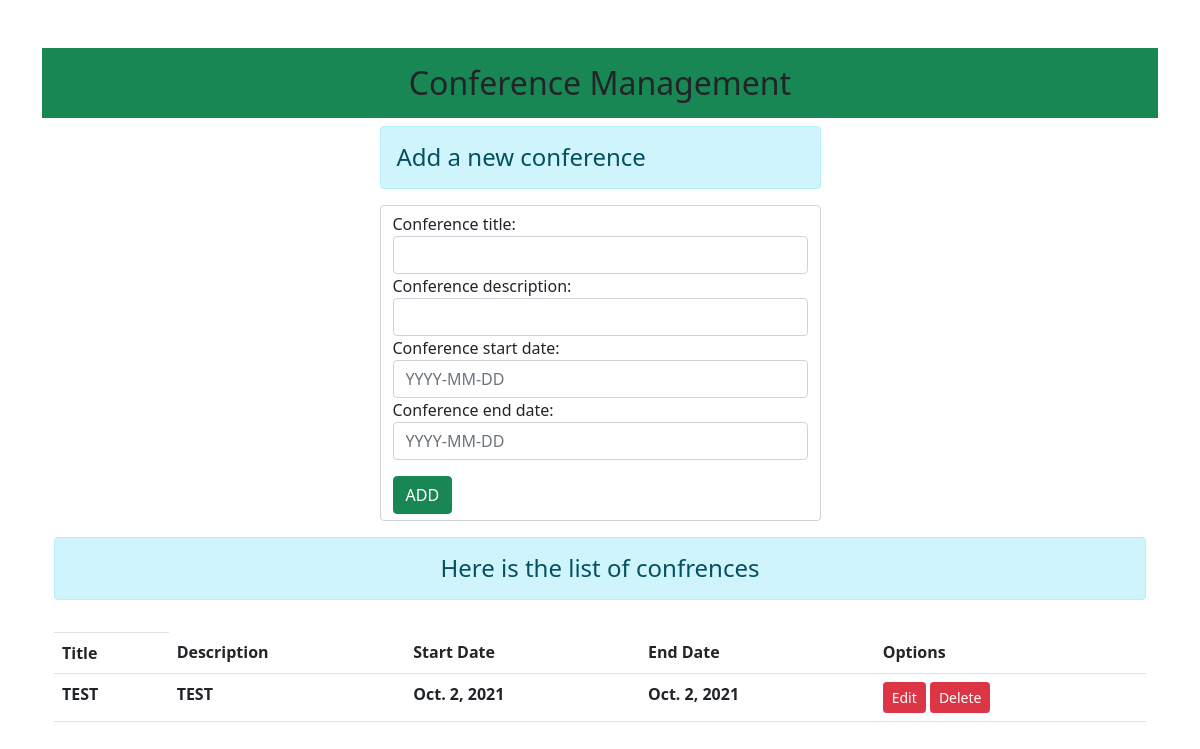
The app's page /, older data.
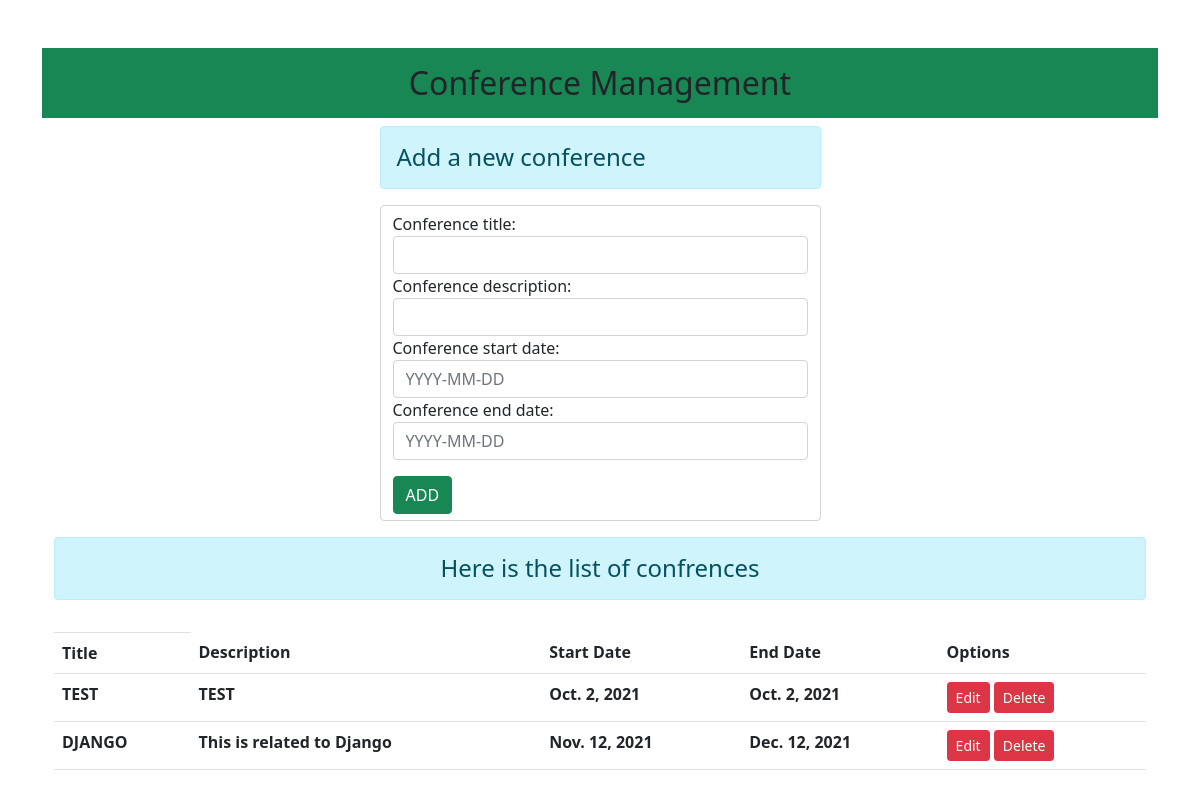
The same page, newer data.
### myapp/models.py (models this page shows)
class ConferenceModel(models.Model):
    conference_title = models.TextField(null=False,primary_key=True)
    conference_description = models.CharField(max_length=1000,null=False)
    conference_start_date = models.DateField(null=False)
    conference_end_date = models.DateField(null=False)

### myapp/views.py (the view)
# urls.py: path('',views.conferenceView,name='conference'),
def conferenceView(request):
    if request.method == 'POST':
        conferenceform = ConferenceForm(request.POST)
        if conferenceform.is_valid():
            conferenceform.save()
            conferenceform = ConferenceForm()
    else:
        conferenceform = ConferenceForm()
    conference = ConferenceModel.objects.all()
    return render(request,'myapp/conference.html',{'conference':conference,'conferenceform':conferenceform})

### myapp/forms.py
class ConferenceForm(forms.ModelForm):
    class Meta:
        model = ConferenceModel
        fields = ['conference_title','conference_description','conference_start_date','conference_end_date']
        widgets = {
            'conference_title' : forms.TextInput(attrs={'class':'form-control '}),
            'conference_description' : forms.TextInput(attrs={'class':'form-control'}),
            'conference_start_date' : forms.TextInput(attrs={'class':'form-control','placeholder':'YYYY-MM-DD'}),
            'conference_end_date' : forms.TextInput(attrs={'class':'form-control','placeholder':'YYYY-MM-DD'})
        }

### myapp/templates/myapp/conference.html (shortened to what this page needs)
{% extends 'myapp/base.html' %}
{% block content %}
<div class="col-sm-5 container">
    <h4 class="alert alert-info">Add a new conference</h4>
    <form class="form-control" method="POST">
    {{ conferenceform }}
    <input type="submit" class="btn btn-success " value="ADD" id="add">
</form>
</div>
<div class="container mt-3">
    <h4 class="alert alert-info text-center">
        Here is the list of confrences
    </h4>
    <table class="table table-hover">
        <th class="thead-dark">
            <tr>
                <th scope="col">Title</th>
                <th scope="col">Description</th>
                <th scope="col">Start Date</th>
                <th scope="col">End Date</th>
                <th scope="col">Options</th>
            </tr>
        </th>
            {% for conferences in conference %}
            <tr>
                <th scope="col">{{conferences.conference_title}}</th>
                <th scope="col">{{conferences.conference_description}}</th>
                <th scope="col">{{conferences.conference_start_date}}</th>
                <th scope="col">{{conferences.conference_end_date}}</th>
                <td>
                    <a href="{% url 'conferenceedit' conferences.conference_title %}" class="btn btn-danger btn-sm">Edit</a>
                    <form action="{% url 'conferencedelete' conferences.conference_title %}" method="POST" class="d-inline">
                        <input type="submit" value="Delete" class="btn btn-danger btn-sm">
                    </form>
                </td>
            </tr>
            {% endfor %}
    </table>
</div>
{% endblock content %}

### myapp/templates/myapp/base.html (shortened to what this page needs)
<!DOCTYPE html>
<html lang="en">
<head>
    <link href="https://cdn.jsdelivr.net/npm/bootstrap@5.1.1/dist/css/bootstrap.min.css" rel="stylesheet">
</head>
<body>
    <div class="container mt-5">
        <div class="jumbotron bg-success">
            <h2 class="text-center p-md-3">Conference Management</h2>
        </div>
        {% block content %} {% endblock content %}
    </div>
</body>
</html>

Row changes from the older to the newer data that the page shows:
added ConferenceModel: conference_title "DJANGO", conference_description "This is related to Django", conference_start_date "Nov. 12, 2021", conference_end_date "Dec. 12, 2021"
